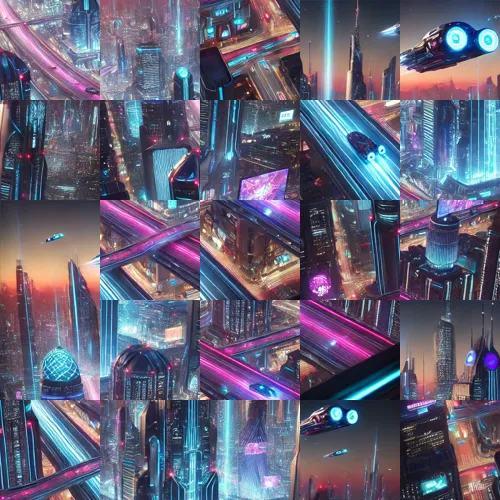
#> input picture jigsaw.png, 500 x 500 px, found by its file name
$ python Image_reconstruction.py
#> lines starting #> are read from the running program, lines starting #| are printed output that depends on the picture
from PIL import Image
import numpy as np

# Load the scrambled image (replace 'scrambled_image.png' with your file path)
scrambled_img = Image.open("C:\\Users\\anupa\\Downloads\\jigsaw.png")
#> scrambled_img is the input picture: PIL image 500x500 RGB; mean R, G, B 98.7, 97.3, 118.8
width, height = scrambled_img.size
#> width = 500; height = 500

# Define grid size (5x5 tiles)
grid_size = 5
tile_width = width // grid_size
#> tile_width = 100
tile_height = height // grid_size
#> tile_height = 100

# Initialize a blank reconstructed image
reconstructed_img = Image.new("RGB", (width, height))
#> reconstructed_img: PIL image 500x500 RGB; every value is 0

# Define the mappings (Original Row, Original Column, Scrambled Row, Scrambled Column)
mappings = [
    (2, 1, 0, 0), (1, 1, 0, 1), (4, 1, 0, 2), (0, 3, 0, 3), (0, 1, 0, 4),
    (1, 4, 1, 0), (2, 0, 1, 1), (2, 4, 1, 2), (4, 2, 1, 3), (2, 2, 1, 4),
    (0, 0, 2, 0), (3, 2, 2, 1), (4, 3, 2, 2), (3, 0, 2, 3), (3, 4, 2, 4),
    (1, 0, 3, 0), (2, 3, 3, 1), (3, 3, 3, 2), (4, 4, 3, 3), (0, 2, 3, 4),
    (3, 1, 4, 0), (1, 2, 4, 1), (1, 3, 4, 2), (0, 4, 4, 3), (4, 0, 4, 4)
]

for o_row, o_col, s_row, s_col in mappings:
    # Extract tile from scrambled position
    left = s_col * tile_width
    upper = s_row * tile_height
    right = left + tile_width
    lower = upper + tile_height
    tile = scrambled_img.crop((left, upper, right, lower))

    # Paste tile into original position
    paste_left = o_col * tile_width
    paste_upper = o_row * tile_height
    reconstructed_img.paste(tile, (paste_left, paste_upper))
#> this loop made 25 passes
#> pass 1, `tile = scrambled_img.crop((left, upper, right, lower))`:
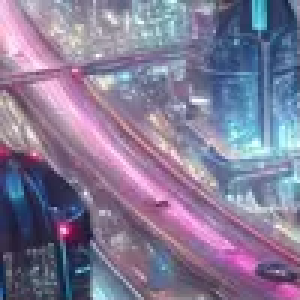
#> tile: PIL image 100x100 RGB (shown 3 times larger); mean R, G, B 131.7, 122.6, 150.9
#> pass 2, `tile = scrambled_img.crop((left, upper, right, lower))`:
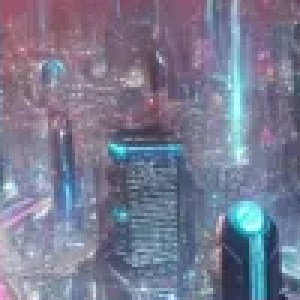
#> tile: PIL image 100x100 RGB (shown 3 times larger); mean R, G, B 120.8, 122.8, 144.4
#> pass 3, `tile = scrambled_img.crop((left, upper, right, lower))`:
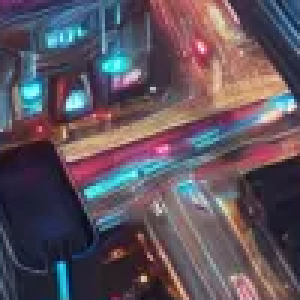
#> tile: PIL image 100x100 RGB (shown 3 times larger); mean R, G, B 94.9, 82.9, 93.6
#> after the loop:
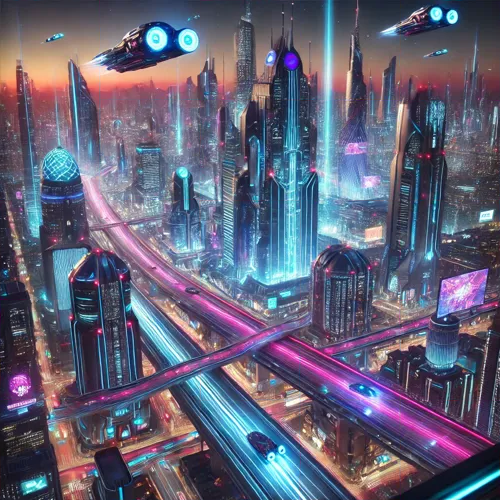
#> reconstructed_img: PIL image 500x500 RGB; mean R, G, B 98.7, 97.3, 118.8
#> after the loop:
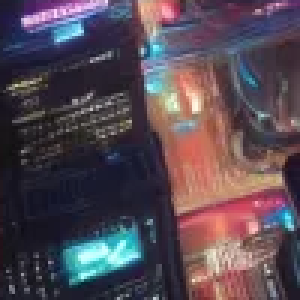
#> tile: PIL image 100x100 RGB (shown 3 times larger); mean R, G, B 86.3, 73.4, 83.5

# Save or display the result
reconstructed_img.save("reconstructed_image.png")
reconstructed_img.show()

$ run again, with tmpbi2y_yad(1).png copied over jigsaw.png
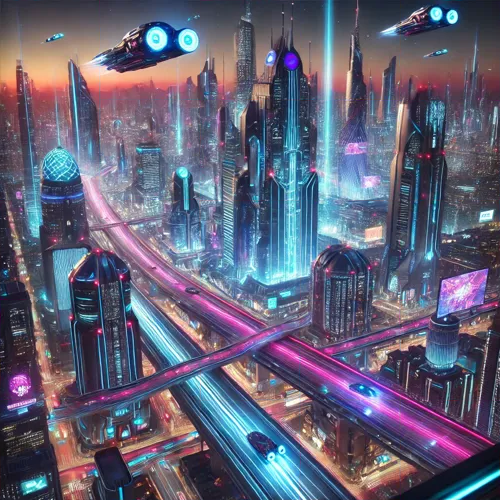
#> input picture tmpbi2y_yad(1).png, 500 x 500 px, found by its file name
#> scrambled_img is the input picture: PIL image 500x500 RGB; mean R, G, B 98.7, 97.3, 118.8
#> after the loop `for o_row, o_col, s_row, s_col in mappings:`:
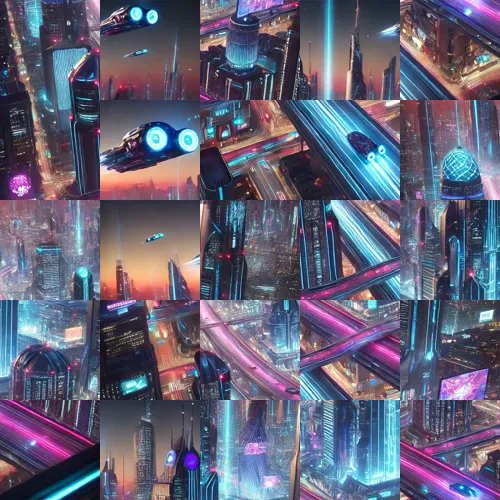
#> reconstructed_img: PIL image 500x500 RGB; mean R, G, B 98.7, 97.3, 118.8
#> after the loop `for o_row, o_col, s_row, s_col in mappings:`:
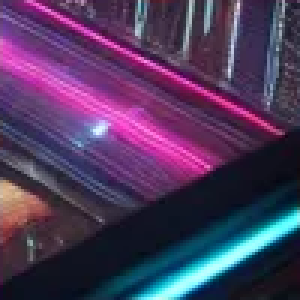
#> tile: PIL image 100x100 RGB (shown 3 times larger); mean R, G, B 78.2, 57.4, 93.4
